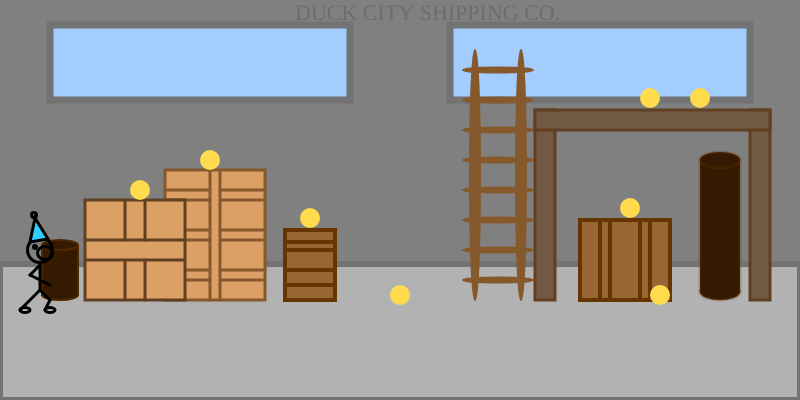
Frame 1 (no input)
Frame 60 (no input): identical to frame 1, image omitted
Frame 120 (the mouse pressed at the canvas centre since frame 60): identical to frame 1, image omitted

The p5.js sketch that drew this single still picture (run headless with seeded random() and noise() and a simulated clock; from frame 60 on, the mouse is pressed at the canvas centre):

// p5.js sketch
// ── sketch.js
//create an empty array called balls
let me;
let duck1;
let duck2;
let duck3;
let duck4;
let duck5;
let duck6;
let duck7;
let duck8;

function setup() {
  createCanvas(800, 400);
  me = new Avatar(width/20, 250, 3);
  duck1 = new Duck(700,98);
  duck2 = new Duck(210,160);
  duck3 = new Duck(630,208);
  duck4 = new Duck(310,218);
  duck5 = new Duck(650,98);
  duck6 = new Duck(400,295);
  duck7 = new Duck(660,295);
  duck8 = new Duck(140,190);
}

function draw(){
	background(128,128,128);
  world();
  endgame();


  me.drawMe();
  me.moveMe();

  duck1.drawDuck();
  duck1.collectDuck();

  duck2.drawDuck();
  duck2.collectDuck();

  duck3.drawDuck();
  duck3.collectDuck();

  duck4.drawDuck();
  duck4.collectDuck();

  duck5.drawDuck();
  duck5.collectDuck();

  duck6.drawDuck();
  duck6.collectDuck();

  duck7.drawDuck();
  duck7.collectDuck();

  duck8.drawDuck();
  duck8.collectDuck();


}

function world(){
  fill(178,178,178);
  stroke(115,115,115);
  strokeWeight(6);
  rect(0,264,800,136); //floor


  fill(163,204,255); //windows
  stroke(115,115,115);
  strokeWeight(7);
  rect(50,25,300,75);
  rect(450,25,300,75);


  textSize(22);
  fill(0,0,0,40);
  noStroke();
  textFont('Impact');
  text('DUCK CITY SHIPPING CO.', 295, 20);

  fill(51,26,0); //small cylinder
  stroke(77,40,0);
  strokeWeight(2);
  ellipse(60,295,36,10); //bot ellipse
  noStroke();
  rect(42,245,36,50);
  stroke(77,40,0);
  strokeWeight(2);
  ellipse(60,245,36,10); //top ellipse
  line(42,245,42,295);
  line(78,245,78,295);

  stroke(134,89,45); //right crate: 10 width planks
  strokeWeight(3);
  fill(220,160,102);
  rect(165,170,100,130);
  line(210,170,210,300); //verticle left
  line(220,170,220,300); //verticle right

  line(165,230,210,230); //hor mid top left
  line(220,230,265,230); //hor mid top right
  line(165,240,210,240); //hor mid bot left
  line(220,240,265,240); //hor mid bot right

  line(165,190,210,190); //hor top top left
  line(220,190,265,190); //hor top top right
  line(165,200,210,200); //hor top bot left
  line(220,200,265,200); //hor top bot right

  line(165,270,210,270); //hor bot top left
  line(220,270,265,270); //hor bot top right
  line(165,280,210,280); //hor bot bot left
  line(220,280,265,280); //hor bot bot right

  stroke(96,64,32); //left crate: 20 width planks
  strokeWeight(3);
  fill(220,160,102);
  rect(85,200,100,100);
  line(125,200,125,240); //verticle  left
  line(125,260,125,300);
  line(145,200,145,240); //right
  line(145,260,145,300);

  line(85,240,185,240); //horizontal
  line(85,260,185,260);

  fill(134,89,45); //ladder
  stroke(134,89,45);
  strokeWeight(2);
  ellipse(475,175,10,250); //sides
  ellipse(521,175,10,250);
  ellipse(498,280,70,5); //first rung
  ellipse(498,250,70,5); //second rung
  ellipse(498,220,70,5); //third rung
  ellipse(498,190,70,5); //fourth rung
  ellipse(498,160,70,5); //fifth rung
  ellipse(498,130,70,5); //sixth rung
  ellipse(498,100,70,5); //seventh rung
  ellipse(498,70,70,5); //eighth rung

  fill(114,89,65); //platform
  stroke(96,64,32);
  strokeWeight(3);
  rect(535,110,20,190); //supports
  rect(750,110,20,190);
  rect(535,110,235,20); //top

  fill(51,26,0); //plat cylinder
  stroke(103,53,0,70);
  strokeWeight(3);
  ellipse(720,292,40,16); //bot ellipse
  noStroke();
  rect(700,160,40,132);
  stroke(103,53,0,70);
  strokeWeight(3);
  ellipse(720,160,40,16); //top ellipse
  line(700,160,700,292);
  line(740,160,740,292);

  fill(153,102,51); //plat crate
  stroke(103,53,0);
  strokeWeight(4);
  rect(580,220,90,80);
  line(600,220,600,300);
  line(610,220,610,300);
  line(650,220,650,300);
  line(640,220,640,300);

  fill(153,102,51); //far right crate
  stroke(103,53,0);
  strokeWeight(4);
  rect(285,230,50,70);
  line(285,242,335,242); //top plank
  line(285,250,335,250);
  line(285,270,335,270); //bot plank
  line(285,285,335,285);
}


class Avatar {

	constructor(x,y, speed){ //every avatar needs an x value, a y value, and a speed
		    this.x = x;
    		this.y = y;
        this.speed = speed;
	}

	drawMe(){  // draw the running person
    		stroke(0,0,0);
        strokeWeight(3);
    		noFill();
		    ellipse(this.x, this.y, 25, 25); //head
        ellipse(this.x+5, this.y+3, 15,13); //mouth
        ellipse(this.x-5, this.y-3, 3, 3); //eye
        line(this.x,this.y+12, this.x, this.y+40); //torso
        line(this.x, this.y+40, this.x-20, this.y+60); //left leg
        ellipse(this.x-15, this.y+60, 10, 5); //left shoe
        line(this.x, this.y+40, this.x+10, this.y+50); //right leg
        line(this.x+10, this.y+50, this.x+5, this.y+60); //right leg
        ellipse(this.x+10, this.y+60, 10, 5); //right shoe
        line(this.x, this.y+15, this.x-10, this.y+25); //top arm
        line(this.x-10, this.y+25, this.x+10, this.y+35); //bottom arm
        fill(51,204,255);
        triangle(this.x-10,this.y-8,this.x+8,this.y-11,this.x-5,this.y-32);
        noFill();
        ellipse(this.x-6,this.y-35,5,5);

	}

	moveMe(){ //475,300  and 521, 300 for bottom then 475,50 and 521, 50 for top of ladder

    if (keyIsDown(LEFT_ARROW)) { // if you hold the left arrow, move down by speed
        this.x -= this.speed;
    }

    if (keyIsDown(RIGHT_ARROW)) { // if you hold the left arrow, move down by speed
        this.x += this.speed;
    }

    if (me.x >= 475 && me.x <= 521 && me.y >= 20 && me.y <=254){
      if (keyIsDown(UP_ARROW)) { //if you hold the up arrow, move up by speed
         this.y -= this.speed;
      }
    }

    if (me.x >= 475 && me.x <= 521 && me.y >= 18 && me.y <=250){
      if (keyIsDown(DOWN_ARROW)) { // if you hold the down arrow, move down by speed
          this.y += this.speed;
      }
    }


    }



  die(){
  }
}


class Duck {
	constructor(x,y){
		this.x = x;
    this.y = y;
	}

	// draw a duck on the screen at x,y which is called at the top
	drawDuck(){
    fill(255,219,77);
    noStroke();
    ellipse(this.x,this.y,20,20);
	}


	//if the person hits the duck, move the duck to 20,20
  collectDuck(){
      if (this.x >= me.x-15 && this.x <= me.x+15 && this.y > me.y-50 && this.y < me.y+80){
          this.x = this.x-680;
          this.y = this.y-78;

    		}
  	}
}

function endgame() {
  if (duck1.x <200 ){
    textSize(180);
    fill(255,255,255);
    noStroke();
    textFont('Impact');
    text('CONGRATS.', 1, 280);
    print("end");

  }
}
